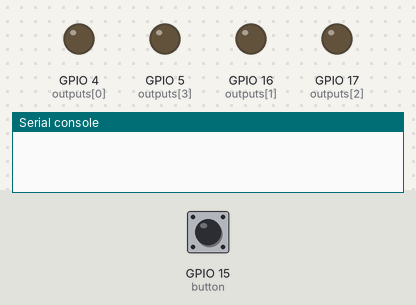
The program below on a simulated ESP32 board running MicroPython. Parts: output pins drawn as LEDs (lit = HIGH), the last lines printed to the serial console. The test bench sets the inputs (shaded band); at power-on: GPIO 15 (button) HIGH.

Above: at 1.2 s.
1.3 s: GPIO 15 (button) pulled LOW for 0.15 s
At 2.3 s:
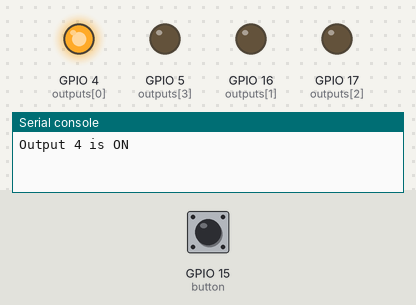
2.9 s: GPIO 15 (button) pulled LOW for 1 s
At 3.3 s:
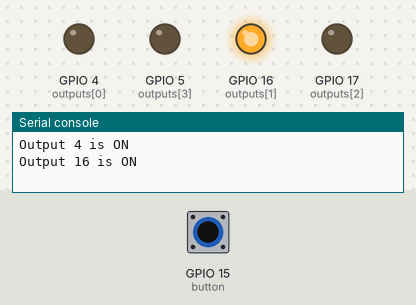
5.4 s: GPIO 15 (button) pulled LOW for 0.15 s
At 6.6 s:
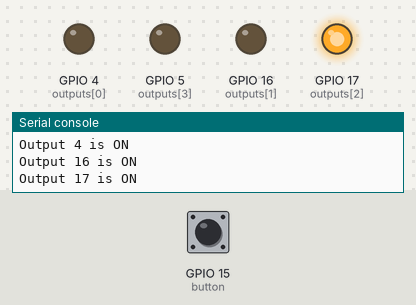
7.0 s: GPIO 15 (button) pulled LOW for 3.2 s
At 7.7 s:
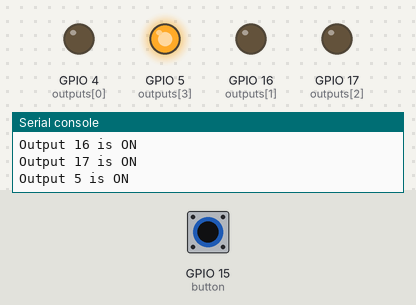
Timing chart, 0 to 10.0 s (numbered marks = the images above; inputs shaded):
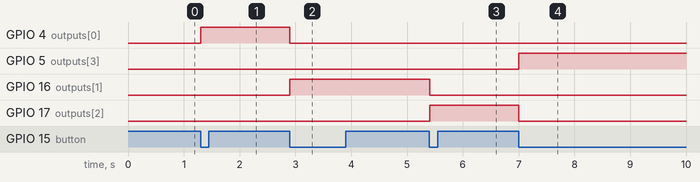

The program:

09_motor.py
```python
from machine import Pin
from time import sleep

# Output pins
output_pins = [4, 16, 17, 5]
outputs = [Pin(pin, Pin.OUT) for pin in output_pins]

# Button on D2
button = Pin(15, Pin.IN, Pin.PULL_UP)  # Active LOW

current_index = -1  # Start with all outputs off

# Turn off all outputs initially
for out in outputs:
    out.value(0)

while True:
    # Wait for button press
    if button.value() == 0:
        # Turn off current output
        if current_index != -1:
            outputs[current_index].value(0)

        # Move to next output
        current_index = (current_index + 1) % len(outputs)

        # Turn on new output
        outputs[current_index].value(1)
        print(f"Output {output_pins[current_index]} is ON")

        # Wait for button to be released before continuing
        while button.value() == 0:
            sleep(0.01)

    sleep(0.01)  # Loop delay
```

Measured:
- after the input at 1.3 s, GPIO 4 (outputs[0]): LOW → HIGH at once
- after the input at 2.9 s, GPIO 4 (outputs[0]): HIGH → LOW at once; GPIO 16 (outputs[1]): LOW → HIGH at once
- after the input at 5.4 s, GPIO 16 (outputs[1]): HIGH → LOW at once; GPIO 17 (outputs[2]): LOW → HIGH at once
- after the input at 7.0 s, GPIO 5 (outputs[3]): LOW → HIGH at once; GPIO 17 (outputs[2]): HIGH → LOW at once
